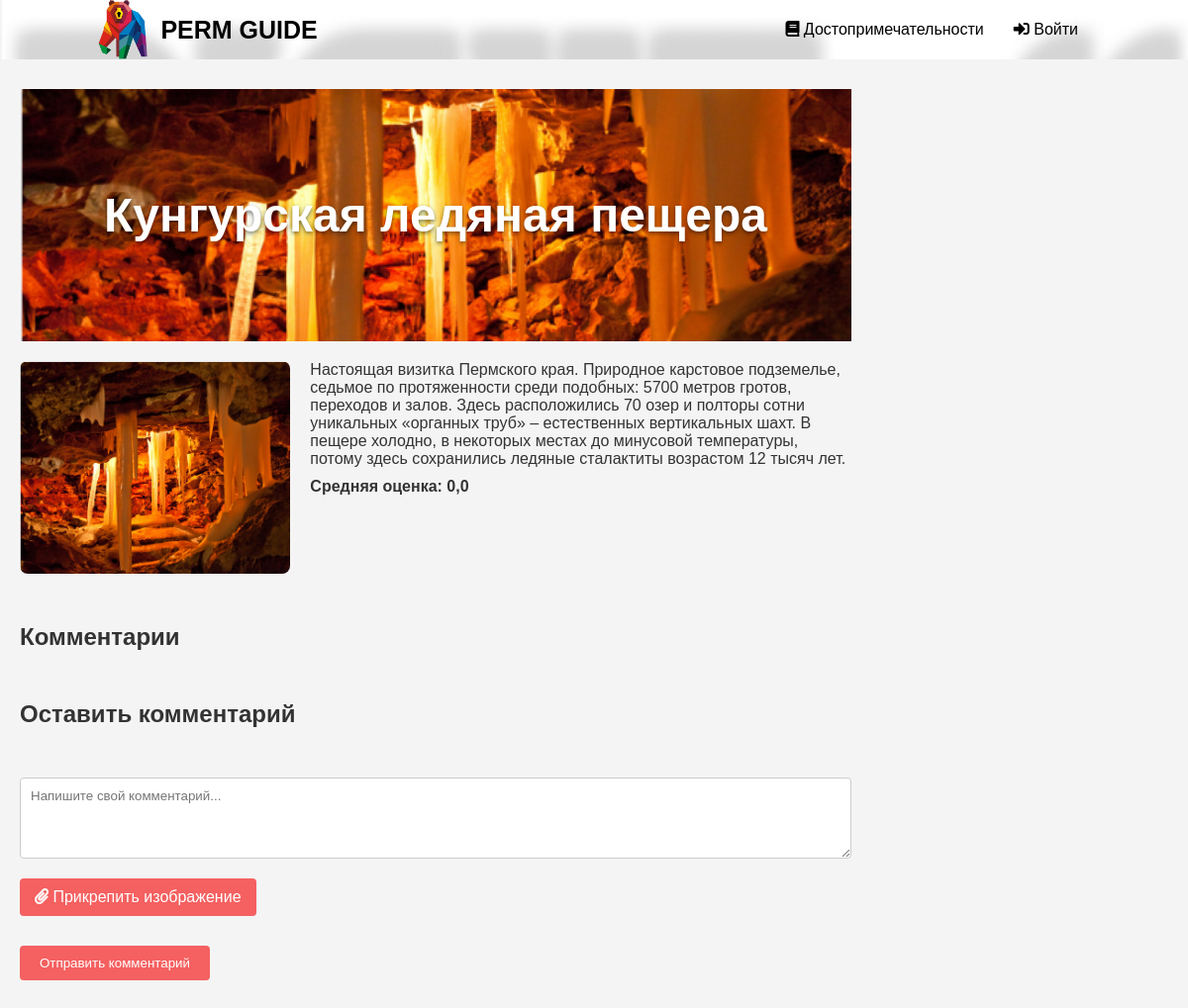
The app's page /sight/1/ with its own data.
### gid/models.py (models this page shows, shortened)
class Sight(models.Model):
    name = models.CharField(max_length=128, verbose_name='Название')
    description = models.TextField(verbose_name='Описание')
    image = models.ImageField(upload_to='sight_images', verbose_name='Изображение')
    def average_rating(self):
        ratings = self.rating_set.all()
        if ratings.exists():
            return ratings.aggregate(Avg('score'))['score__avg']
        return 0.0
    class Meta:
        verbose_name = 'Достопримечательность'
        verbose_name_plural = 'Достопримечательности'

### gid/views.py (the view, shortened to what this page needs)
# urls.py: path('sight/<int:sight_id>/', views.sight_detail, name='sight_detail'),
def sight_detail(request, sight_id):
    sight = get_object_or_404(Sight, pk=sight_id)
    form = RatingForm()
    note_form = UserNoteForm()
    comments = Comment.objects.filter(sight=sight)
    user_note = None
    events = sight.events.all()
    user_visited = False
    if request.user.is_authenticated:
        user_visited = Visit.objects.filter(user=request.user, sight=sight).exists()
    return render(request, 'gid/sight_detail.html', {
        'sight': sight,
        'form': form,
        'note_form': note_form,
        'comments': comments,
        'user_note': user_note,
        'user_visited': user_visited,
        'events': events,
    })

### gid/forms.py
class RatingForm(forms.ModelForm):
    class Meta:
        model = Rating
        fields = ['score']
        widgets = {
            'score': forms.NumberInput(attrs={'min': 1, 'max': 5})
        }

class UserNoteForm(forms.ModelForm):
    class Meta:
        model = UserNote
        fields = ['text']
        widgets = {
            'text': forms.Textarea(attrs={'rows': 4, 'cols': 50, 'class': 'note-textarea'}),
        }

### gid/templates/gid/sight_detail.html (shortened to what this page needs)
{% load static %}
<html lang="en">
<head>
    <link rel="stylesheet" href="{% static 'css/sight_detail.css' %}">
    <link rel="stylesheet" href="https://cdnjs.cloudflare.com/ajax/libs/font-awesome/5.15.4/css/all.min.css">
</head>
<body>
    <div class="header" style="background-image: url('{% static 'img/img.png' %}')">
        <div class="logo-container">
            <img src="{% static 'img/logo.png' %}" alt="Logo" class="logo-image">
            <a href="{% url 'index' %}" class="logo">PERM GUIDE</a>
        </div>
        <nav>
            <ul>
                <li>
                    <a href="{% url 'catalog' %}"><i class="fas fa-book"></i> Достопримечательности</a>
                </li>
                {% if not user.is_authenticated %}
                <li>
                    <a href="{% url 'login' %}"><i class="fas fa-sign-in-alt"></i> Войти</a>
                </li>
                {% endif %}
            </ul>
        </nav>
    </div>
    <div class="content-container">
        <div class="main-content">
            <section class="sight-header" style="background-image: url('{{ sight.image.url }}')">
                <h1>{{ sight.name }}</h1>
            </section>
           <section class="sight-details">
    <div class="image-container">
        <img src="{{ sight.image.url }}" alt="{{ sight.name }}">
    </div>
    <div class="description">
        <p>{{ sight.description }}</p>
        <p class="rating">Средняя оценка: {{ sight.average_rating }}</p>
    </div>
</section>
<section class="comments">
    <div class="comments-header">
        <h2>Комментарии</h2>
    </div>
</section>
<section class="comment-form">
    <h2>Оставить комментарий</h2>
    <form action="{% url 'comment_submit' sight.id %}" method="post" enctype="multipart/form-data" class="comment-form" id="commentForm">
        <div class="form-group">
            <textarea name="text" rows="4" cols="50" class="comment-textarea" placeholder="Напишите свой комментарий..."></textarea>
        </div>
        <div class="form-group">
            <label for="id_image" class="upload-label">
                <i class="fas fa-paperclip"></i> Прикрепить изображение
            </label>
        </div>
        <div class="form-group">
            <button type="submit" class="comment-submit-btn">Отправить комментарий</button>
        </div>
    </form>
</section>
        </div>
    </div>
</body>
</html>

### static/css/sight_detail.css (style rules this page uses)
* { margin: 0; padding: 0; box-sizing: border-box; font-family: "Poppins", sans-serif; list-style: none; text-decoration: none; }
body { background-color: #f4f4f4; color: #333; }
.header { position: fixed; top: 0; left: 0; right: 0; display: flex; justify-content: space-between; align-items: center; padding: 0 8%; z-index: 1000; }
.logo-container { display: flex; align-items: center; }
.logo-image { height: 60px; margin-right: 10px; align-self: center; }
.logo { font-size: 25px; font-weight: 900; color: black; }
.header nav ul li { position: relative; float: left; }
.header nav ul li a { padding: 15px; color: #000; font-size: 16px; display: block; }
.content-container { display: flex; padding-top: 70px; }
.main-content { flex: 1; padding: 20px; max-width: calc(100% - 320px); margin: 0; }
.sight-header { background-size: cover; background-position: center; padding: 100px 20px; color: #fff; text-align: center; margin-bottom: 20px; }
.sight-header h1 { font-size: 3em; text-shadow: 0 2px 4px rgba(0, 0, 0, 0.5); }
.sight-details { display: flex; gap: 20px; margin-bottom: 20px; }
.image-container { flex: 1; }
.image-container img { width: 100%; border-radius: 8px; }
.description { flex: 2; }
.description p { margin-bottom: 10px; }
.rating { font-weight: bold; }
.comments { margin-top: 50px; }
.comments-header h2 { margin-bottom: 20px; color: #333; }
.comment-form { margin-top: 50px; }
.comment-form h2 { margin-bottom: 20px; color: #333; }
.comment-form .form-group { margin-bottom: 20px; }
.comment-form .comment-textarea { width: 100%; padding: 10px; border: 1px solid #ccc; border-radius: 4px; }
.comment-form .comment-submit-btn { padding: 10px 20px; background-color: #F56060; color: #fff; border: none; border-radius: 4px; cursor: pointer; transition: background-color 0.3s ease; }
.upload-label { display: inline-block; padding: 10px 15px; background-color: #F56060; color: #fff; border-radius: 4px; cursor: pointer; transition: background-color 0.3s ease; }

### records on screen
Sight: image (picture), name "Кунгурская ледяная пещера", description "Настоящая визитка Пермского края. Природное карстовое подземелье, седьмое по протяженности среди подобных: 5700 метров гротов, переходов и залов. Здесь расположились 70 озер и полторы сотни уникальных «органных труб» – естественных вертикальных шахт. В пещере холодно, в некоторых местах до минусовой температуры, потому здесь сохранились ледяные сталактиты возрастом 12 тысяч лет.", average_rating "0,0"
